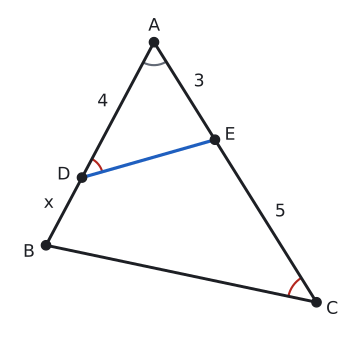

The script that drew this image:
import sys; sys.path.insert(0, "tools")
from cizim import *

# A ortak açı (60°). |AB|=6, |AC|=8; D ∈ [AB], |AD|=4; E ∈ [AC], |AE|=3.
# ADE ~ ACB (oran 1/2), bu yüzden m(ADE) = m(ACB).
def yon(d): return np.array([np.cos(np.radians(d)), np.sin(np.radians(d))])
def acisi(K, P, Q):
    u, v = P - K, Q - K; return np.degrees(np.arccos(u @ v / np.linalg.norm(u) / np.linalg.norm(v)))
def kenar(ax, P, Q, metin, d, renk=YAZI):
    M = (P + Q) / 2 + d; ax.text(*M, metin, ha="center", va="center", color=renk, fontsize=13)
A = np.array([0.0, 0.0]); u, v = yon(-118), yon(-58)
B, C = A + 6 * u, A + 8 * v; D, E = A + 4 * u, A + 3 * v
print("ADE", acisi(D, A, E), "ACB", acisi(C, A, B))
fig, ax = sekil(5, 4.4)
ax.set_aspect("equal"); ax.axis("off")
ax.plot(*zip(A, B, C, A), color=YAZI)
ax.plot(*zip(D, E), color=MAVI, lw=2.4)
aci(ax, A, B, C, r=0.6, renk=SOLUK)
aci(ax, D, A, E, r=0.55, renk=KIRMIZI); aci(ax, C, A, B, r=0.75, renk=KIRMIZI)
nokta(ax, *A, "A", dx=-0.15, dy=0.3); nokta(ax, *B, "B", dx=-0.6, dy=-0.3); nokta(ax, *C, "C", dx=0.25, dy=-0.3)
nokta(ax, *D, "D", dx=-0.65, dy=-0.05); nokta(ax, *E, "E", dx=0.25, dy=0.0)
n1 = yon(-118 - 90) * 0.45; n2 = yon(-58 + 90) * 0.45
kenar(ax, A, D, "4", n1); kenar(ax, D, B, "x", n1); kenar(ax, A, E, "3", n2); kenar(ax, E, C, "5", n2)
ax.set_xlim(B[0] - 1.0, C[0] + 1.0); ax.set_ylim(C[1] - 0.8, 0.9)
kaydet(fig, __file__)
